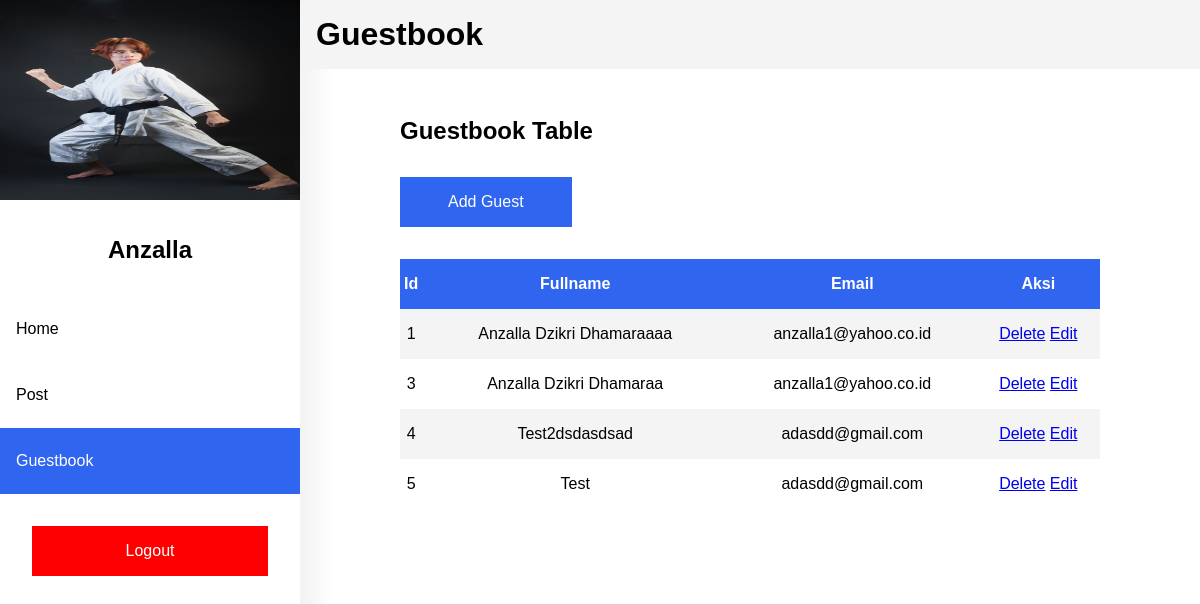
Page /public/guestbook (signed in) on the committed database.
### tables this page shows
CREATE TABLE `user` (
  `id` int(20) NOT NULL,
  `email` varchar(40) NOT NULL,
  `fullname` varchar(50) NOT NULL,
  `password` varchar(100) NOT NULL,
  `img` varchar(50) NOT NULL
);

CREATE TABLE `guestbook` (
  `id` int(30) NOT NULL,
  `fullname` varchar(50) NOT NULL,
  `email` varchar(40) NOT NULL
);

### app/core/Controller.php (called while the page is built, shortened)
<?php
	class Controller{
		public function view($view, $data = []){
			require_once '../app/view/' . $view . '.php';
		}
		public function model($model){
			return new $model;
		}
	}
 ?>

### app/core/App.php (called while the page is built, shortened)
<?php
	class App{
		protected $method = 'index';
		protected $params = [];
		public function __construct(){
			$this->controller = new $this->controller;
			call_user_func_array([$this->controller, $this->method], $this->params);
		}
	}
 ?>

### public/index.php (called while the page is built, shortened)
<?php
	$app = new App;
 ?>

### app/core/Database.php (called while the page is built, shortened)
<?php
	class Database{
		private $db_host = DB_HOST;
		private $db_name = DB_NAME;
		private $username = DB_USERNAME;
		private $password = DB_PASSWORD;
		private $data_handler;
		private $statement;
		public function __construct(){
			$source = "mysql:host={$this->db_host};dbname={$this->db_name}";
			$options = [
				PDO::ATTR_PERSISTENT => true,
				PDO::ATTR_ERRMODE => PDO::ERRMODE_EXCEPTION,
			];
			try {
				$this->data_handler = new PDO($source, $this->username, $this->password, $options);
			} catch (PDOException $e) {
				die($e -> getMessage());
			}
		}
		public function query($query){
			$this->statement = $this->data_handler->prepare($query);
		}
		public function bind($param, $value, $type = null){
			if (is_null($type)) {
				switch (true) {
					default:
						$type = PDO::PARAM_STR;
						break;
				}
			}
			$this->statement->bindValue($param, $value, $type);
		}
		public function execute(){
			$this->statement->execute();
		}
		public function gets($table){
			$this->query("SELECT * FROM {$table}");
			$this->execute();
			return $this->statement->fetchAll(PDO::FETCH_ASSOC);
		}
		public function get(){
			$this->execute();
			return $this->statement->fetch(PDO::FETCH_ASSOC);
		}
	}
 ?>

### app/model/User_model.php (called while the page is built, shortened)
<?php
	class User_model{
		private $table = 'user';
		private $db;
		public function __construct(){
			$this->db = new Database;
		}
		public function getByEmail($email){
			$this->db->query("SELECT * FROM {$this->table} WHERE email = :email");
			$this->db->bind('email', $email);
			$this->db->execute();
			return $this->db->get();
		}
	}
 ?>

### app/model/Guestbook_model.php (called while the page is built, shortened)
<?php
	class Guestbook_model{
		private $table = 'guestbook';
		private $db;
		public function __construct(){
			$this->db = new Database;
		}
		public function getAll(){
			return $this->db->gets($this->table);
		}
	}
 ?>

### app/view/admin/guestbook/index.php (the view, shortened to what this page needs)
<!DOCTYPE html>
<html>
<head>
	<link rel="stylesheet" type="text/css" href="<?php echo BASEURL . '/css/main.css' ?>">
</head>
<body>
	<div class="app flex">
		<div class="side-bar">
			<img src="<?php echo BASEURL . '/media' . $data['user']['img'] ?>">
			<h2><?php echo $data['user']['fullname'] ?></h2>
			<div class="items">
				<div class="item">
					<a href="<?php echo BASEURL . '/admin' ?>">Home</a>
					<a href="<?php echo BASEURL . '/post' ?>">Post</a>
					<a href="<?php echo BASEURL . '/guestbook' ?>" class="active">Guestbook</a>
				</div>
				<a href="<?php echo BASEURL . '/user/logout' ?>" class="logout">Logout</a>
			</div>
		</div>
		<div class="main-admin">
			<div class="title">
				<h1>Guestbook</h1>
			</div>
			<div class="content-admin container">
				<h2>Guestbook Table</h2>
				<a href="<?php echo BASEURL . '/guestbook/add' ?>" class="add">Add Guest</a>
				<table>
					<tr>
						<th>Id</th>
						<th>Fullname</th>
						<th>Email</th>
						<th>Aksi</th>
					</tr>
					<?php foreach ($data['table'] as $value): ?>
						<tr>
							<td><?php echo $value['id'] ?></td>
							<td><?php echo $value['fullname'] ?></td>
							<td><?php echo $value['email'] ?></td>
							<td>
								<a href="<?php echo BASEURL . '/guestbook/delete/' . $value['id'] ?>">Delete</a>
								<a href="<?php echo BASEURL . '/guestbook/edit/' . $value['id'] ?>">Edit</a>
							</td>
						</tr>
					<?php endforeach ?>
				</table>
			</div>
		</div>
	</div>
</body>
</html>

### public/css/main.css (style rules this page uses)
*,body { margin: 0; padding: 0; box-sizing: border-box; font-family: Helvetica; }
:root { --main-color: #3065EF; }
.container { padding-left: 100px; padding-right: 100px; }
.flex { display: flex; display: -ms-flex; display: -moz-flex; display: -webkit-flex; flex-direction: row; }
.side-bar { width: 300px; position: fixed; height: 100vh; box-shadow: 0 0 20px 20px #f4f4f4; }
.side-bar img { width: 100%; height: 200px; }
.side-bar h2 { text-align: center; padding: 2rem 0; }
.side-bar .items .item a { display: block; width: 100%; padding: 1.5rem 1rem; color: black; text-decoration: none; }
.side-bar .items .item a.active { color: white; background-color: var(--main-color); background-color: #3065EF; }
.side-bar .logout { display: block; margin: 2rem; background-color: red; padding: 1rem 2rem; text-align: center; color: white; text-decoration: none; }
.main-admin { position: relative; margin-left: 300px; width: 100%; }
.main-admin .title { display: block; padding: 1rem 1rem; background-color: #f4f4f4; }
.content-admin { margin-top: 3rem; }
.add { display: inline-block; padding: 1rem 3rem; background-color: var(--main-color); background-color: #3065EF; color: white; text-decoration: none; text-align: center; margin: 2rem 0; }
table { width: 100%; text-align: center; border-collapse: collapse; }
table th { padding: 1rem 0; color: white; background-color: var(--main-color); background-color: #3065EF; }
table tr td { padding: 1rem 0; }
table tr:nth-child(even) { background-color: #f4f4f4; }

### rows in the picture
user: img (picture), fullname "Anzalla"
guestbook: id "1", fullname "Anzalla Dzikri Dhamaraaaa", email "anzalla1@yahoo.co.id"
guestbook: id "3", fullname "Anzalla Dzikri Dhamaraa", email "anzalla1@yahoo.co.id"
guestbook: id "4", fullname "Test2dsdasdsad", email "adasdd@gmail.com"
guestbook: id "5", fullname "Test", email "adasdd@gmail.com"
